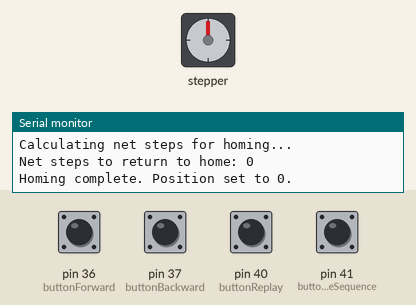
Recording of a sketch running on a simulated Arduino Mega 2560, built with avr-gcc and run on an emulated ATmega2560. On the bench: stepper motor, the last lines printed to the serial monitor. The inputs (shaded band) are chosen by the test bench; at power-on: pin 36 (buttonForward), pin 37 (buttonBackward), pin 40 (buttonReplay), pin 41 (buttonEraseSequence) HIGH. Stepper angles assume 200 steps per turn.

Above: at 1.2 s.
1.3 s: pin 36 (buttonForward) pulled LOW for 1 s
At 3.4 s:
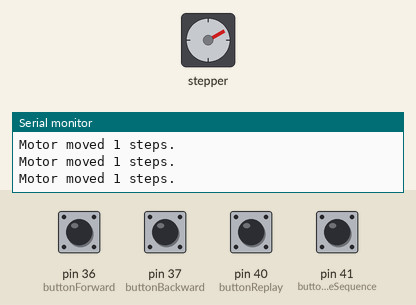
3.8 s: pin 40 (buttonReplay) pulled LOW for 0.15 s
At 4.8 s:
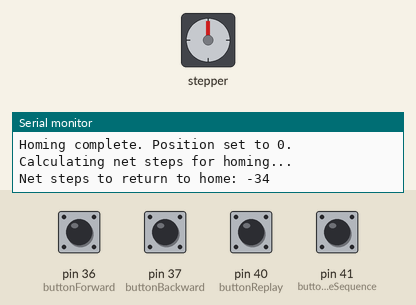
6.9 s: pin 40 (buttonReplay) pulled LOW for 1 s
12.4 s: pin 36 (buttonForward) pulled LOW for 1 s
At 14.2 s:
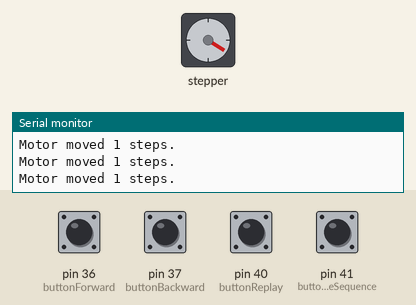
14.9 s: pin 37 (buttonBackward) pulled LOW for 0.15 s
At 15.8 s:
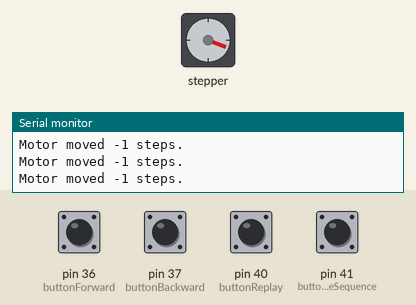
Timing chart, 0 to 17.5 s (numbered marks = the images above; inputs shaded):
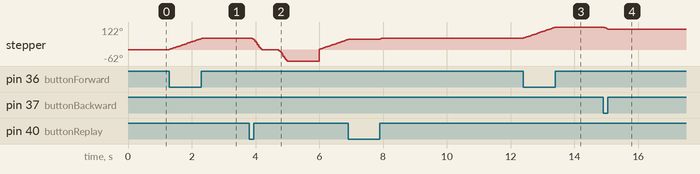

The sketch:

REPLAY_STEPS.ino
```cpp
#include <AccelStepper.h>

// Define pins for the motor
#define dirPin 6
#define stepPin 7

// Define button pins for motor control
#define buttonForward 36
#define buttonBackward 37
#define buttonReplay 40 // Button to trigger replay
#define homingSwitchPin 7 // Pin for the homing switch
#define buttonEraseSequence 41 // Button to erase the sequence
#define LED 13 //
// Motor interface type (Driver with Step and Direction)
#define motorInterfaceType 1

// Create a stepper object
AccelStepper motor(motorInterfaceType, stepPin, dirPin);

// Step recording structure
struct StepRecord {
  int steps;   // Number of steps
};

// Define a sequence storage array
StepRecord stepSequence[1000]; // Adjust size as needed
int sequenceIndex = 0;         // Index for storing steps
bool recording = true;         // Flag for recording mode
bool replaying = false;        // Flag for continuous replay mode

void setup() {
  // Initialize motor
  motor.setMaxSpeed(1000);
  motor.setAcceleration(1000);

  // Initialize button pins
  pinMode(buttonForward, INPUT_PULLUP);
  pinMode(buttonBackward, INPUT_PULLUP);
  pinMode(buttonReplay, INPUT_PULLUP);
  pinMode(homingSwitchPin, INPUT_PULLUP); // Homing switch pin
  pinMode(buttonEraseSequence, INPUT_PULLUP); // Erase sequence button

  Serial.begin(9600);
  Serial.println("Single Motor Control Ready.");

  // Perform homing at startup
  homeStepper();
}

void loop() {
  // Check button inputs for the motor
  if (!replaying && digitalRead(buttonForward) == LOW) {
    performStep(1); // Forward 1 step
    // delay(50);      // Debounce delay
  }
  if (!replaying && digitalRead(buttonBackward) == LOW) {
    performStep(-1); // Backward 1 step
    // delay(50);       // Debounce delay
  }

  // Check replay button
  if (digitalRead(buttonReplay) == LOW) {
    delay(50); // Debounce delay
    if (!replaying) {
      Serial.println("Replaying recorded steps continuously...");
      homeStepper();  // Ensure the motor is homed before replaying
      replaying = true; // Enable continuous replay mode
    } else {
      Serial.println("Replay stopped.");
      replaying = false; // Disable replay mode
    }
    delay(500);      // Debounce delay to prevent multiple triggers
  }

  // Continuous replay
  while (replaying) {
    replaySequence();

    // Check if replay button is pressed again to stop replay
    if (digitalRead(buttonReplay) == LOW) {
      Serial.println("Replay stopped.");
      replaying = false;
      delay(500); // Debounce delay
    }
  }

   // Check if erase button is pressed during replay
    if (digitalRead(buttonEraseSequence) == LOW) {
      eraseSequence();
      replaying = false; // Stop replay mode
      delay(50);        // Debounce delay
    }
}

// Perform step and optionally record it
void performStep(int steps) {
  motor.move(steps);
  while (motor.distanceToGo() != 0) {
    motor.run();
  }

  // Record the step if in recording mode
  if (recording) {
    if (sequenceIndex < 1000) {
      stepSequence[sequenceIndex] = {steps};
      sequenceIndex++;
    } else {
      Serial.println("Step sequence memory full!");
    }
  }

  Serial.print("Motor moved ");
  Serial.print(steps);
  Serial.println(" steps.");
}

// Replay the recorded sequence
void replaySequence() {
  homeStepper();
  delay(1000);
  recording = false; // Disable recording during replay
  for (int i = 0; i < sequenceIndex; i++) {
    int steps = stepSequence[i].steps;
    motor.move(steps);
    while (motor.distanceToGo() != 0) {
      motor.run();
    }
     // Check if replay button is pressed again to stop replay
    if (digitalRead(buttonReplay) == LOW) {
      Serial.println("Replay stopped.");
      replaying = false;
      delay(500); // Debounce delay
    }
    Serial.print("Replayed with ");
    Serial.print(steps);
    Serial.println(" steps.");
  }
  Serial.println("Replay cycle complete.");
}

// Homing function to reset the stepper to a known position
void homeStepper() {
  Serial.println("Calculating net steps for homing...");

  // Calculate net steps from the recorded sequence
  int netSteps = 0;
  for (int i = 0; i < sequenceIndex; i++) {
    netSteps += stepSequence[i].steps;
  }

  Serial.print("Net steps to return to home: ");
  Serial.println(-netSteps);

  // Move the motor back by netSteps to return to the zero position
  motor.move(-netSteps);
  while (motor.distanceToGo() != 0) {
    motor.run();
  }

  // Reset the motor's position to 0
  motor.setCurrentPosition(0);

  Serial.println("Homing complete. Position set to 0.");
}

// Erase the recorded sequence
void eraseSequence() {

  sequenceIndex = 0; // Reset the sequence index
  flash_LED(3);
  Serial.println("Step sequence erased.");
}

void flash_LED(int t) {
  for (int i=0;i< t;i++)
  {
    digitalWrite(LED,1);
  delay(500);
  digitalWrite(LED,0);
  }
}
```

Measured:
- after the input at 1.3 s, stepper: turns 61° clockwise in 1.0 s, starting at once
- after the input at 3.8 s, stepper: turns 61° counter-clockwise in 0.29 s, then 62° counter-clockwise in 0.29 s, then 116° clockwise in 0.88 s
- after the input at 12.4 s, stepper: turns 61° clockwise in 1.0 s, starting at once
- after the input at 14.9 s, stepper: turns 11° counter-clockwise in 0.15 s, starting at once
